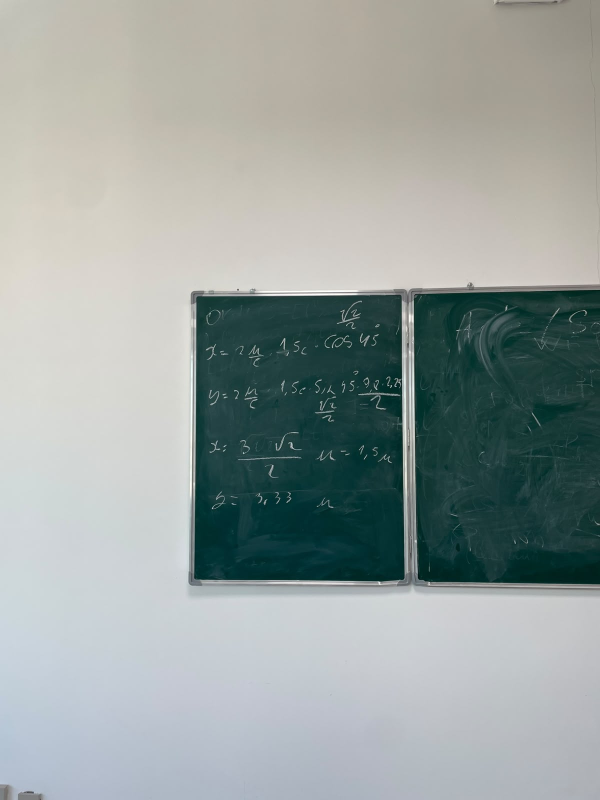
#> input picture images/img1.jpg, 1200 x 1600 px (shown at 1/2 size); its folder holds only this picture in this run
$ python -i panorama_stitching.py   (imports and definitions only)
#> lines starting #> are read from the running program, lines starting #| are printed output that depends on the picture
import cv2
import numpy as np
import tkinter as tk
from tkinter import filedialog, messagebox
import os
import time
from collections import deque


MIN_IMAGES = 2
MAX_IMAGES = 10

MAX_IMAGE_SIZE = 1400
RATIO_TEST = 0.75
RANSAC_THRESHOLD = 3.0
MIN_INLIERS = 15
MIN_INLIER_RATIO = 0.25

MAX_CANVAS_SIDE = 6000
MAX_CANVAS_PIXELS = 25_000_000


CROP_TO_RECTANGLE = True


RESULTS_FOLDER = os.path.join(
    os.path.dirname(os.path.abspath(__file__)),
    "results"
)


# [25 lines left out: functions load_image, resize_image, not called in this run]


def prepare_image(image):
    gray = cv2.cvtColor(image, cv2.COLOR_BGR2GRAY)

    clahe = cv2.createCLAHE(
        clipLimit=2.0,
        tileGridSize=(8, 8)
    )

    return clahe.apply(gray)


def extract_features(image):

    gray = prepare_image(image)

    sift = cv2.SIFT_create(
        nfeatures=4000,
        contrastThreshold=0.02
    )

    return sift.detectAndCompute(gray, None)


# [737 lines left out: functions match_pair, check_homography, build_match_graph, build_spanning_tree, bfs, compute_global_transforms and 6 more, not called in this run]


# [56 lines not run here, left out]

>>> import cv2
>>> picture = cv2.imread('images/img1.jpg')
#> picture is the input picture: shape (1600, 1200, 3); mean B, G, R 158.8, 161.4, 152.5
>>> result = extract_features(picture)
#> in prepare_image, `gray = cv2.cvtColor(image, cv2.COLOR_BGR2GRAY)`:
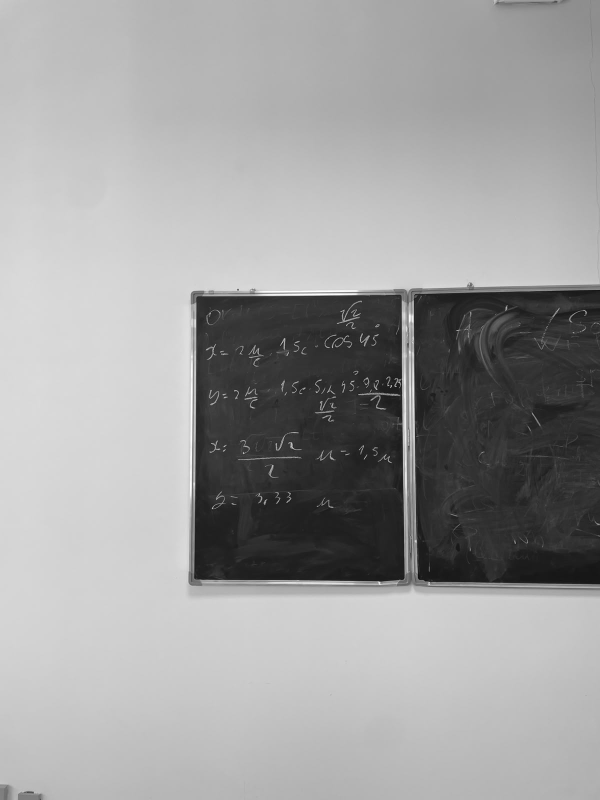
#> gray: shape (1600, 1200) (shown at 1/2 size); min 9, max 255, mean 158.5
#> in prepare_image, `return clahe.apply(gray)`:
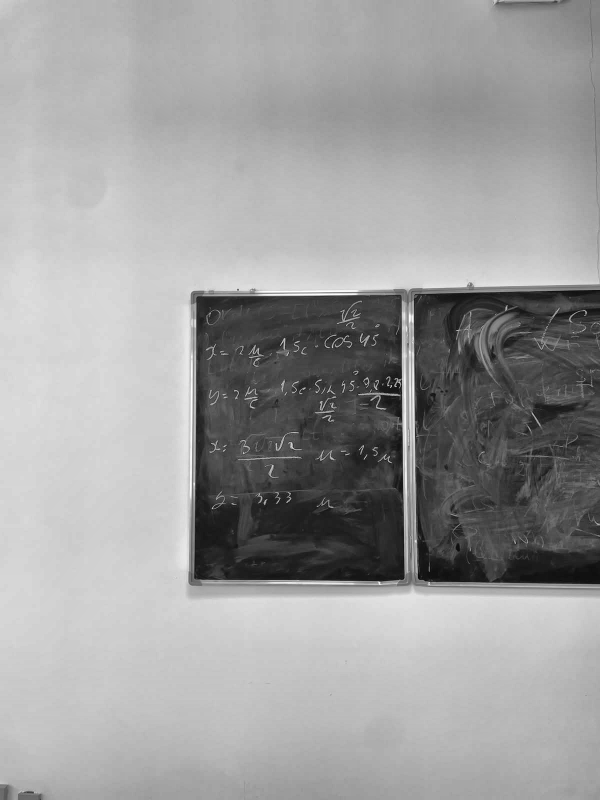
#> returned value: shape (1600, 1200) (shown at 1/2 size); min 7, max 255, mean 157.7

$ run again, on images/img2.jpg
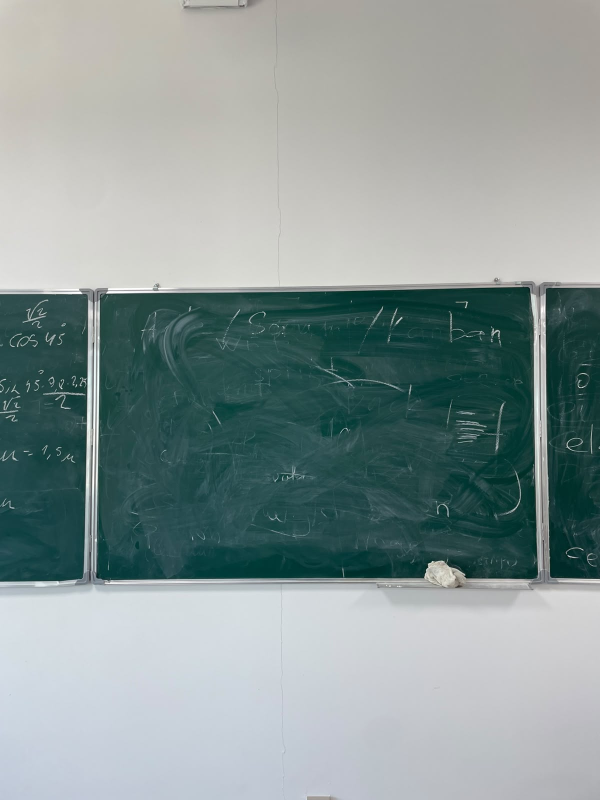
#> input picture images/img2.jpg, 1200 x 1600 px (shown at 1/2 size)
#> picture is the input picture: shape (1600, 1200, 3); mean B, G, R 150.9, 152.1, 137.7
#> in prepare_image, `gray = cv2.cvtColor(image, cv2.COLOR_BGR2GRAY)`:
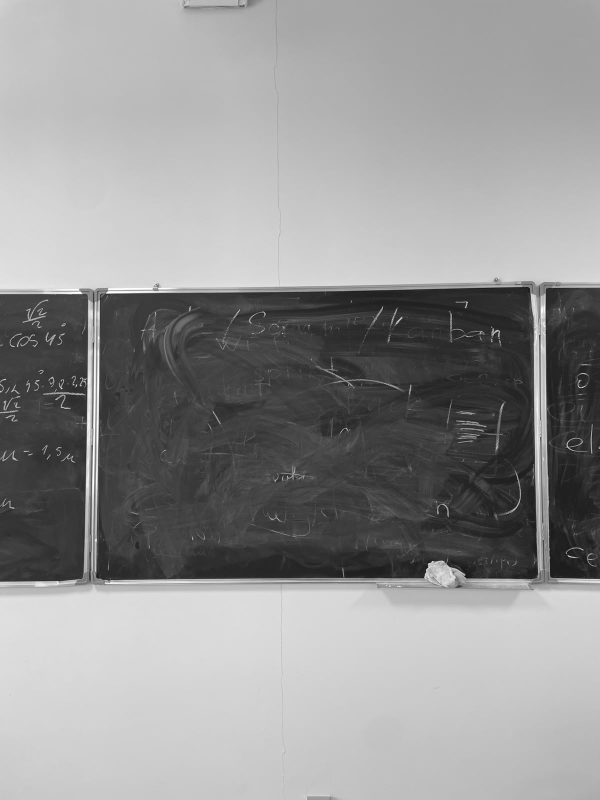
#> gray: shape (1600, 1200) (shown at 1/2 size); min 9, max 255, mean 147.7
#> in prepare_image, `return clahe.apply(gray)`:
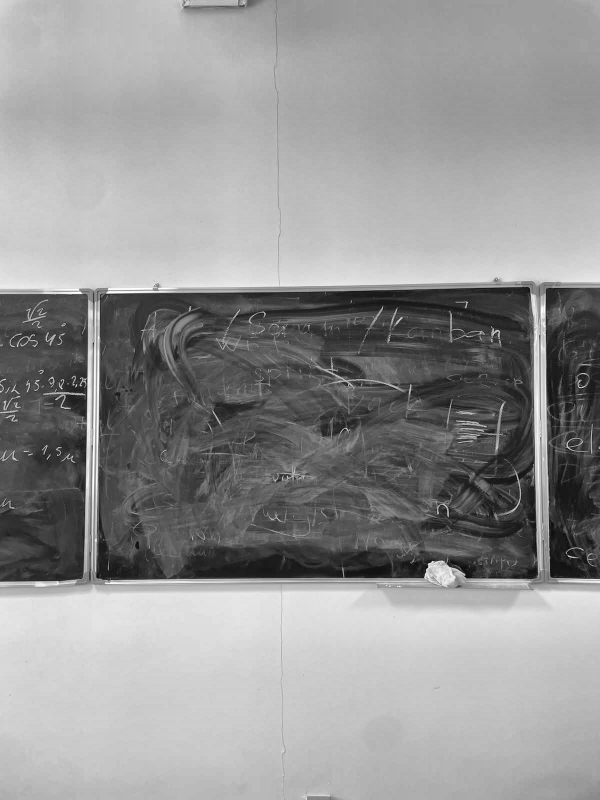
#> returned value: shape (1600, 1200) (shown at 1/2 size); min 5, max 255, mean 148.3

$ run again, on images/img3.jpg
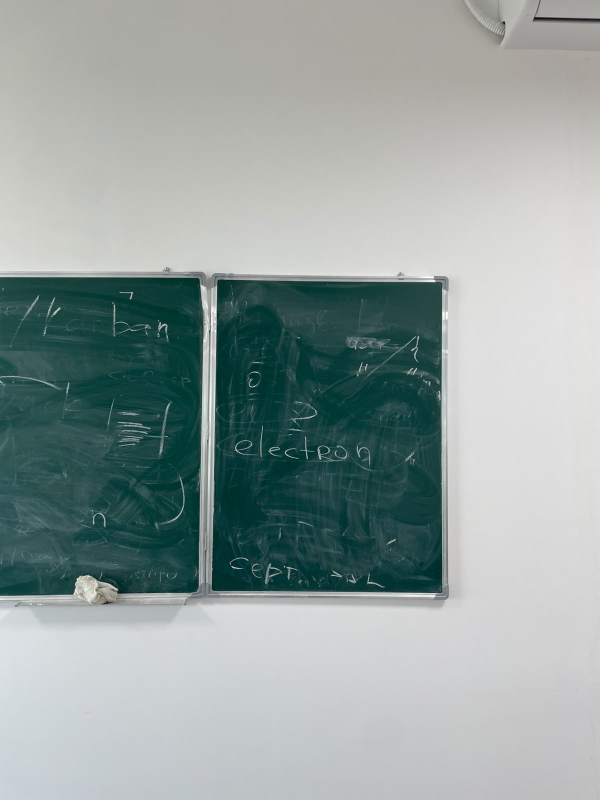
#> input picture images/img3.jpg, 1200 x 1600 px (shown at 1/2 size)
#> picture is the input picture: shape (1600, 1200, 3); mean B, G, R 159.7, 161.6, 149.1
#> in prepare_image, `gray = cv2.cvtColor(image, cv2.COLOR_BGR2GRAY)`:
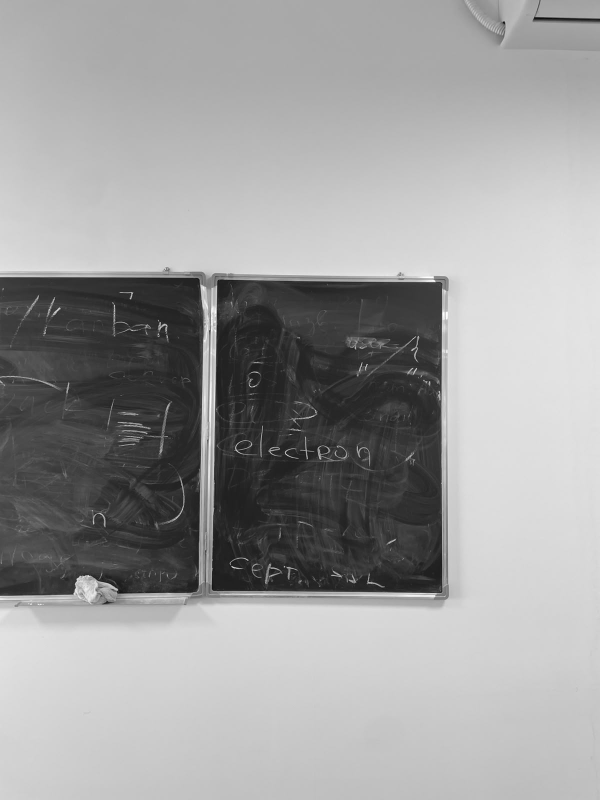
#> gray: shape (1600, 1200) (shown at 1/2 size); min 0, max 255, mean 157.7
#> in prepare_image, `return clahe.apply(gray)`:
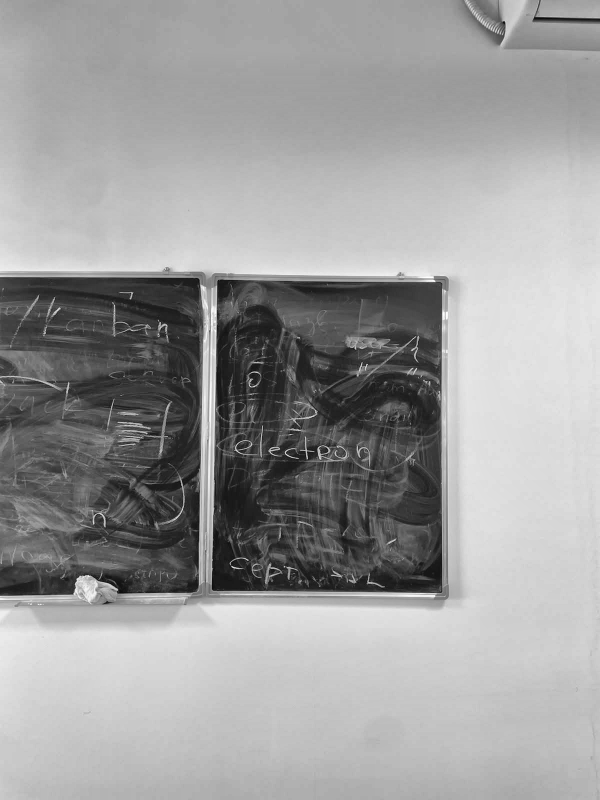
#> returned value: shape (1600, 1200) (shown at 1/2 size); min 1, max 255, mean 157
